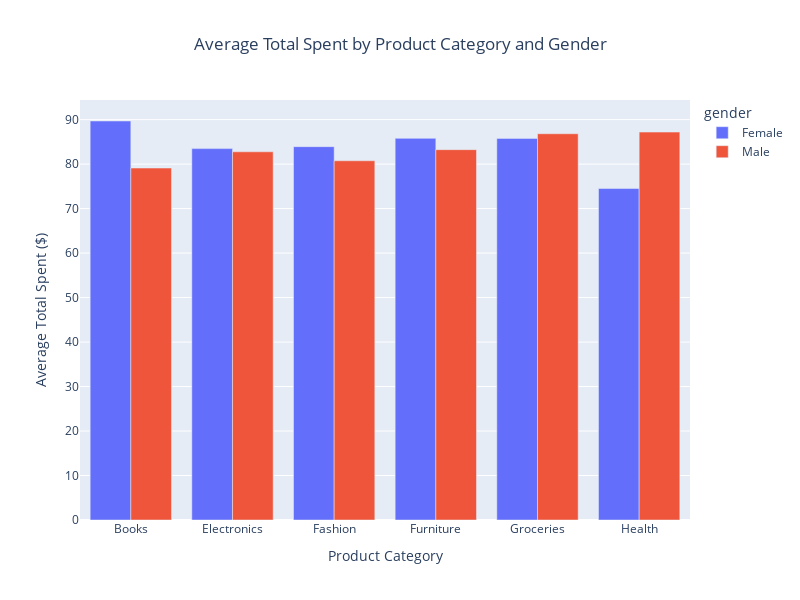

Notebook source saved alongside this figure:
### Code cell
# Average Total Spent by Product Category and Gender

avg_spent = df.groupby(['product_category','gender'])['total_spent'].mean().reset_index()

fig = px.bar(
    avg_spent,
    x='product_category',
    y='total_spent',
    color='gender',
    barmode='group',
    title='Average Total Spent by Product Category and Gender',
    labels={'total_spent':'Average Total Spent ($)','product_category':'Product Category'},
    
)
fig.update_layout(title_x=0.5,autosize=False,
width=800,
height=600,)
fig.show()

#Males may spend more on Health and Groceries
#Females typically lead in Books and fashion.
#Balanced spending patterns suggest diverse product engagement.

### Figure 1 — Plotly figure (JSON) as saved in the notebook; plotly's stock layout.template omitted (floating-point values rounded to 4 significant figures)
{"data": [{"alignmentgroup": "True", "hovertemplate": "gender=Female<br>Product Category=%{x}<br>Average Total Spent ($)=%{y}<extra></extra>", "legendgroup": "Female", "marker": {"color": "#636efa", "pattern": {"shape": ""}}, "name": "Female", "offsetgroup": "Female", "orientation": "v", "showlegend": true, "textposition": "auto", "type": "bar", "x": ["Books", "Electronics", "Fashion", "Furniture", "Groceries", "Health"], "xaxis": "x", "y": [89.69, 83.48, 83.92, 85.79, 85.78, 74.51], "yaxis": "y"}, {"alignmentgroup": "True", "hovertemplate": "gender=Male<br>Product Category=%{x}<br>Average Total Spent ($)=%{y}<extra></extra>", "legendgroup": "Male", "marker": {"color": "#EF553B", "pattern": {"shape": ""}}, "name": "Male", "offsetgroup": "Male", "orientation": "v", "showlegend": true, "textposition": "auto", "type": "bar", "x": ["Books", "Electronics", "Fashion", "Furniture", "Groceries", "Health"], "xaxis": "x", "y": [79.11, 82.76, 80.75, 83.25, 86.82, 87.19], "yaxis": "y"}], "layout": {"autosize": false, "barmode": "group", "height": 600, "legend": {"title": {"text": "gender"}, "tracegroupgap": 0}, "title": {"text": "Average Total Spent by Product Category and Gender", "x": 0.5}, "width": 800, "xaxis": {"anchor": "y", "autorange": true, "domain": [0, 1], "range": [-0.5, 5.5], "title": {"text": "Product Category"}, "type": "category"}, "yaxis": {"anchor": "x", "autorange": true, "domain": [0, 1], "range": [0, 94.41], "title": {"text": "Average Total Spent ($)"}, "type": "linear"}}}
